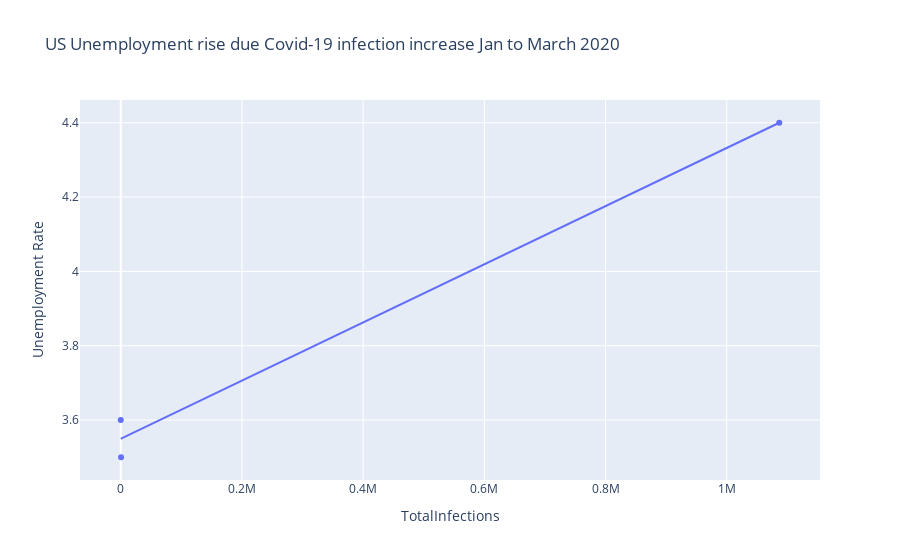

This figure's notebook cell:
### Code cell
px.scatter(df_merged, x='TotalInfections', y='Unemployment Rate', trendline='ols',title="US Unemployment rise due Covid-19 infection increase Jan to March 2020")

### Figure 1 — Plotly figure (JSON) as saved in the notebook; plotly's stock layout.template omitted (floating-point values rounded to 4 significant figures)
{"data": [{"hovertemplate": "TotalInfections=%{x}<br>Unemployment Rate=%{y}<extra></extra>", "legendgroup": "", "marker": {"color": "#636efa", "symbol": "circle"}, "mode": "markers", "name": "", "showlegend": false, "type": "scatter", "x": [38, 554, 1086688], "xaxis": "x", "y": [3.6, 3.5, 4.4], "yaxis": "y"}, {"hovertemplate": "<b>OLS trendline</b><br>Unemployment Rate = 7.82373e-07 * TotalInfections + 3.54978<br>R<sup>2</sup>=0.989643<br><br>TotalInfections=%{x}<br>Unemployment Rate=%{y} <b>(trend)</b><extra></extra>", "legendgroup": "", "marker": {"color": "#636efa", "symbol": "circle"}, "mode": "lines", "name": "", "showlegend": false, "type": "scatter", "x": [38, 554, 1086688], "xaxis": "x", "y": [3.55, 3.55, 4.4], "yaxis": "y"}], "layout": {"legend": {"tracegroupgap": 0}, "title": {"text": "US Unemployment rise due Covid-19 infection increase Jan to March 2020"}, "xaxis": {"anchor": "y", "domain": [0, 1], "title": {"text": "TotalInfections"}}, "yaxis": {"anchor": "x", "domain": [0, 1], "title": {"text": "Unemployment Rate"}}}}
